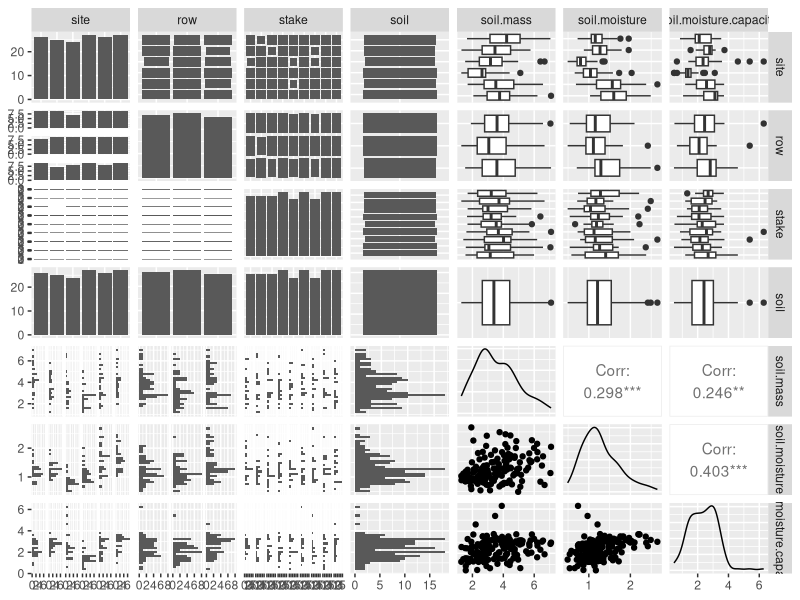
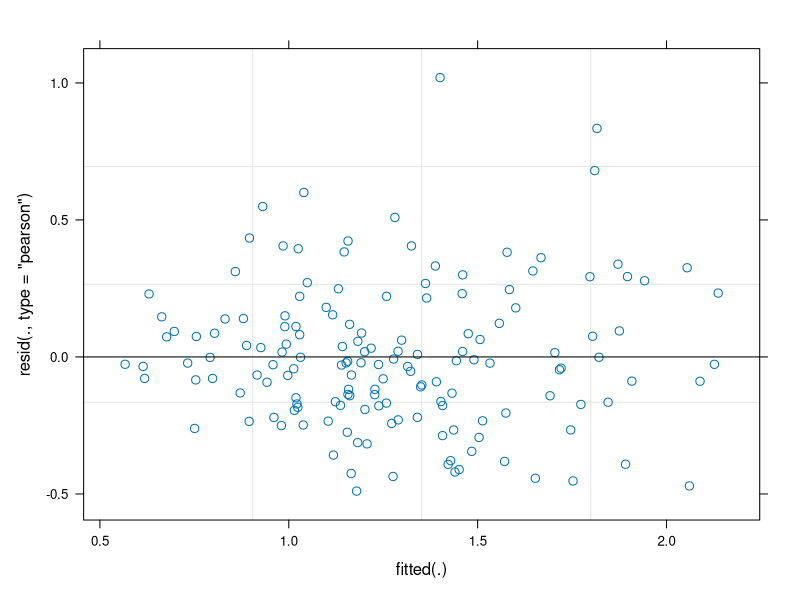
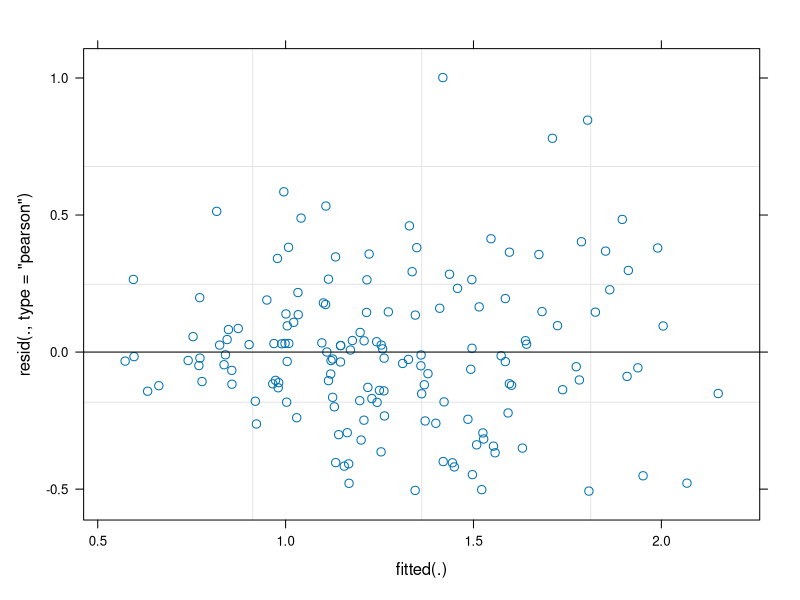
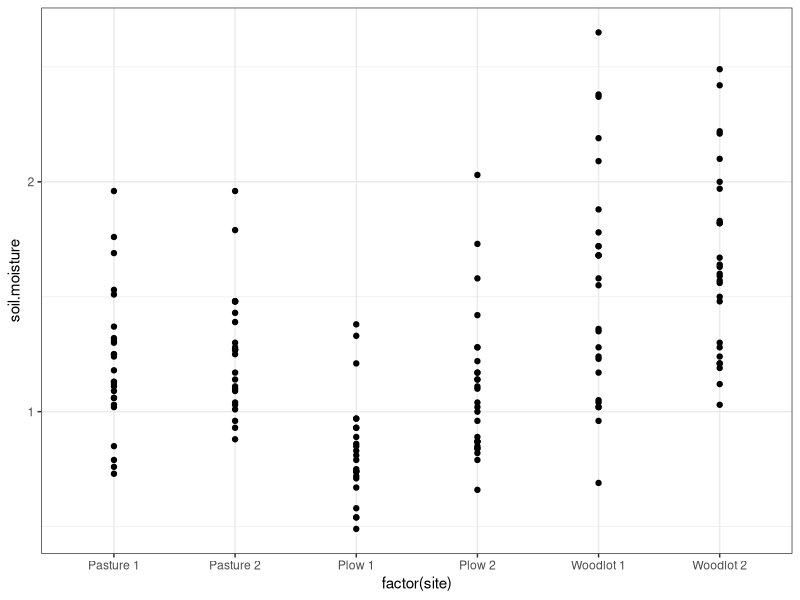

The R script that drew these images, in order:
## ---- chunk 1
#Load packages
library(ggplot2)
library(GGally)
library(lme4)
library(dplyr)
library(lmerTest)
## ---- chunk 2
soil <- read.csv("soil.csv")
soil <- soil %>%
  #select(-row, -stake) %>%
  rename %>%
  mutate(soil = case_when(
    soil == "FF" ~ "Forest floor",
    soil == "MIN" ~ "Mineral soil",
    TRUE ~ soil)) %>%
  mutate(site = case_when(
    site == "P1" ~ "Plow 1",
    site == "P2" ~ "Plow 2",
    site == "S1" ~ "Pasture 1",
    site == "S2" ~ "Pasture 2",
    site == "W1" ~ "Woodlot 1",
    site == "W2" ~ "Woodlot 2",
    TRUE ~ site))

#Remove NAs
soil <- na.omit(soil)
#soil <- drop_na(soil$soil.moisture)
soil$stake <- as.factor(soil$stake)
soil$row <- as.factor(soil$row)
soil$site <- as.factor(soil$site)

#Visualize data
ggpairs(soil, c("site", "row", "stake", "soil", "soil.mass", "soil.moisture", "soil.moisture.capacity"))

#Count unique values for each variable
sapply(lapply(soil, unique), length)
  #soil variable only has one unique value (Forest floor) --> drop from model

#Create a model --> soil moisture as dependent variable
smois <- lmer(soil.moisture ~ factor(site) + (1|row) + (1|stake) + ff.thickness + bulk.density + soil.mass + ph.h2o + ph.cacl2 + c + n + om + p + nh4 + no3 + n.min + nitr + cec + ca + mg + k + soil.moisture + soil.moisture.capacity, data = soil)
summary(smois)
  #random effects
    #standard deviation -->  This is a measure of the variability for each random effect that you added to the model
    #row, stake -->effect of row/stake, overall variation within row/stake, gives us the variance...std. dev. is the effect size (effect of row/stake on overall soil moisture)
   #Residual --> stands for the variability that’s not due to either stake or row
    #row effect is greater than stake --> looking at std. dev. to determine this
  #fixed effects
    #coefficients --> represent the slope for the categorical effect of soil data
    #t- value --> simply the estimate divided by the standard error
    #intercept = the average of our data for the Pasture 1 location condition
plot(smois)

#Assumptions: creating a residual plot, a histogram of the residuals or a Q-Q plot 

smois2 <- lmer(soil.moisture ~ factor(site) + (1|row) + (1|stake) + ff.thickness + soil.moisture.capacity, data = soil)
summary(smois2)
plot(smois2)

library(ggplot2)
ggplot(soil, aes(x=factor(site), y=soil.moisture)) +
  geom_point() +
  geom_smooth(method = "lm") +
  theme_bw() 

AIC(smois, smois2)
